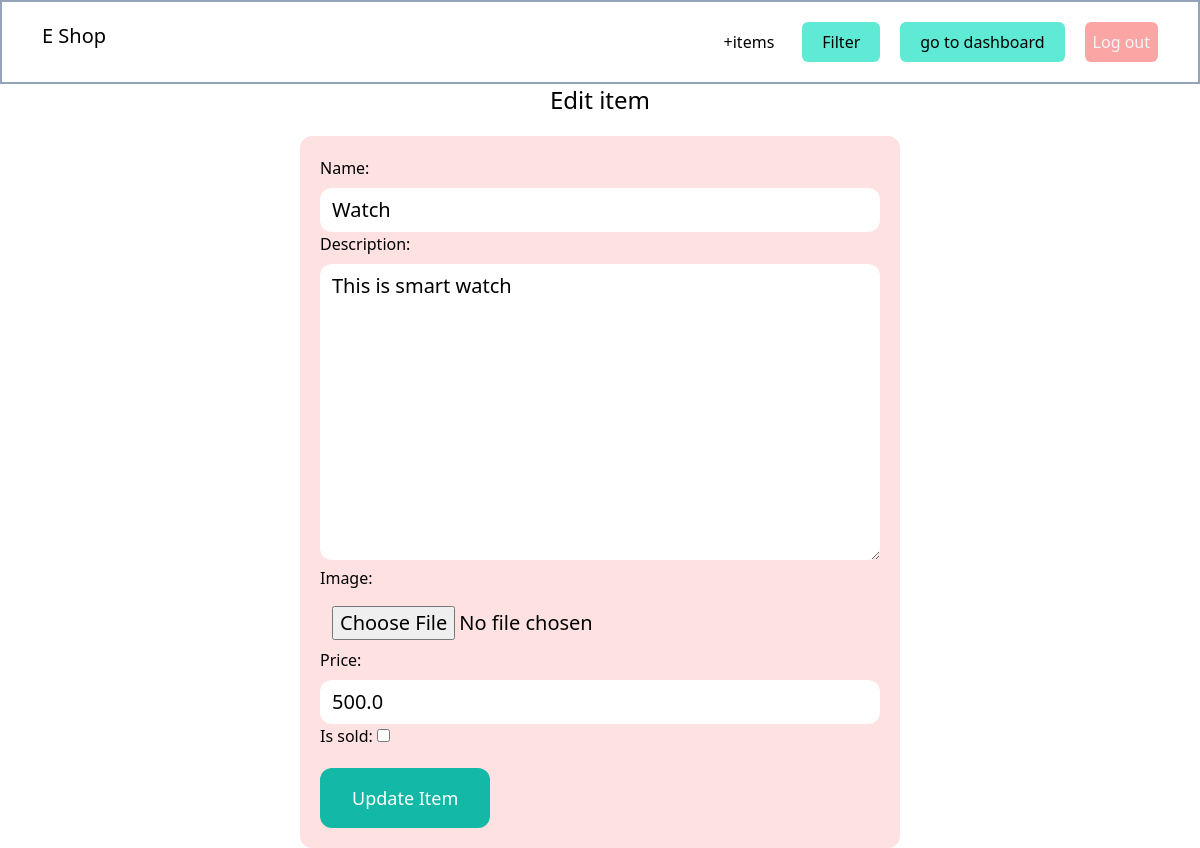
The page /items/3/edit/ (signed in) on the database its author committed.
### item/models.py (models this page shows, shortened)
class Items(models.Model):
    Name = models.CharField(max_length=200)
    category = models.ForeignKey(Category, related_name='items', on_delete=models.CASCADE)
    description = models.TextField(blank=True, null=True)
    price = models.FloatField()
    image = models.ImageField(upload_to='product_images', blank=True, null=True)
    is_sold = models.BooleanField(default=False)
    created_at = models.DateTimeField(auto_now_add=True)
    created_by = models.ForeignKey(User, related_name = 'items', on_delete=models.CASCADE)
    class Meta:
        ordering = ['Name']
        verbose_name_plural = 'Items'

### item/views.py (the view)
# urls.py: path('<int:pk>/edit/', views.edit, name='edit'),
@login_required
def edit(request, pk):
    item = get_object_or_404(Items, pk=pk, created_by=request.user)
    if request.method == 'POST':
        form = EditItemForm(request.POST, request.FILES,instance=item)
        if form.is_valid():
            item.save()
            return redirect('item:detail', pk=item.id)
    else:
        form = EditItemForm(instance=item)
    return render(request, 'item/form.html', {
        'form': form,
        'title':'Edit item'
        })

### item/forms.py
class EditItemForm(forms.ModelForm):
    class Meta:
        model= Items
        fields = ('Name', 'description', 'image','price','is_sold')
        widgets ={
            'Name': forms.TextInput(attrs={'class':FORM_INPUT_CLASS}),
            'description': forms.Textarea(attrs={'class':FORM_INPUT_CLASS}),
            'image': forms.FileInput(attrs={'class':FORM_INPUT_CLASS}),
            'price': forms.TextInput(attrs={'class':FORM_INPUT_CLASS}),
        }

### item/templates/item/form.html (shortened to what this page needs)
{% extends 'mainapp/base.html' %}
{% block content %}
<h1 class="mb-5 text-2xl text-center">{{title}}</h1>
<form method="post" action="." enctype="multipart/form-data">
    <div class="w-1/2 mx-auto p-5 bg-red-100 rounded-xl">
        <div class="mx-auto w-full">
            {{ form.as_p }}
        </div>
        <button class="mt-5 py-4 px-8 text-lg bg-teal-500 hover:bg-teal-700 rounded-xl text-white">
            {% if form.new %}
                Create Item
            {% else %}
                Update Item
            {% endif %}
        </button>
    </div>
</form>
{% endblock%}

### rows shown on the page
Items: Name "Watch", description "This is smart watch", price "500.0"

### other values the page prints
{{ title }} "Edit item"
